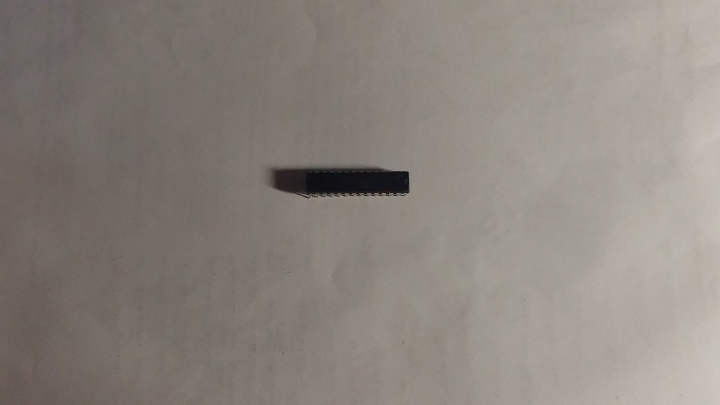
//> input picture opencv/locate2d/locate2d/1.jpg, 720 x 405 px
$ ./locate2d   (built with g++ and OpenCV 4)
//> lines starting //> are read from the running program, lines starting //| are printed output that depends on the picture; after the words box and inside, x2 and y2 are one past the last pixel; in counts of white or black regions, pixels touching at a corner belong together
### opencv/locate2d/locate2d/locate2d.h
//locate2d.h

#pragma once
#include <opencv2/core/core.hpp>
#include <opencv2/highgui/highgui.hpp>
#include <opencv2/imgproc/imgproc.hpp>
#include <opencv2/xfeatures2d.hpp>
#include <stdio.h>

using namespace std;
using namespace cv;

//全局变量声明-----------------------------------
Mat src, temp, gray, binary, border, abs_border;
int thresh = 30;//角点检测阈值
int max_thresh = 175;//角点检测最大阈值
int thresh_bi = 128;//二值图阈值
int max_thresh_bi = 255;//二值图最大阈值
int offset = 15;//形态学运算偏移量
int key = 0;;//按键键值
int x_1, y_1, count_1, theta_1;//图像1的零件位置、方向
int x_2, y_2, count_2, theta_2;//图像2的零件位置、方向
//-----------------------------------------------

//图像载入函数-----------------------------------
int loadimg();
//-----------------------------------------------

//回调函数---------------------------------------
void on_detect(int, void *);
//-----------------------------------------------

//图像预处理函数---------------------------------
void preproc();
//-----------------------------------------------

//轮询获取键值函数-------------------------------
int getkey();
//-----------------------------------------------

//零件定位函数-----------------------------------
void locate2d();
//-----------------------------------------------

//重新载入图像函数-------------------------------
void restart();
//-----------------------------------------------

//提示文本显示函数-------------------------------
void helptext();
//-----------------------------------------------

### opencv/locate2d/locate2d/locate2d.cpp
//locate2d.cpp

//-----------------------------------------------
//程序概述：通过对预处理过的图像检测角点来得到其
//边缘的特征点集合，然后确定两幅图像特征点集的对
//应关系，导出零件的位形变化
//-----------------------------------------------

#include "locate2d.h"

int main(int argc, char** argv)
{

	//2.0需要更新的内容：重做GUI

	//帮助文本
	helptext();

	//载入图像
	loadimg();

	//图像预处理
	preproc();

	//创建窗口和滚动条
	namedWindow("win_1", CV_WINDOW_AUTOSIZE);
	namedWindow("win_2", CV_WINDOW_AUTOSIZE);
	createTrackbar("角点检测阈值: ", "win_1", &thresh, max_thresh, on_detect);
	createTrackbar("二值图阈值：  ", "win_1", &thresh_bi, max_thresh_bi, on_detect);

	//调用一次回调函数，进行初始化
	on_detect(0, 0);

	//轮询获取键值以决定操作
	getkey();

	return 0;

}

//图像载入函数-----------------------------------
int loadimg() {

	// [5 lines of commented-out code are left out]
	src = imread("1.jpg");
//> src is the input picture: 405 rows x 720 cols, CV_8UC3; mean B, G, R 125.6, 132.6, 139.9
	if (src.empty()) {
		printf("Error loading image. \n");
		return -1;
	}

	//显示原图
	//imshow("src", src);
}
//-----------------------------------------------

//回调函数---------------------------------------
void on_detect(int, void*)
{

	Mat dst;//目标图
	Mat norm;//归一化后的图
	Mat scaled;//线性变换后的八位无符号整型的图

			   //初始化
	dst = Mat::zeros(src.size(), CV_32FC1);
	temp = src.clone();

	//化为二值图
	Laplacian(gray, border, CV_16S, 3, 1, 0, BORDER_DEFAULT);
	convertScaleAbs(border, abs_border);
	threshold(abs_border, binary, thresh_bi, max_thresh_bi, 0);

	//进行角点检测
	cornerHarris(binary, dst, 2, 3, 0.04, BORDER_DEFAULT);

	//归一化与转换
	normalize(dst, norm, 0, 255, NORM_MINMAX, CV_32FC1, Mat());
	convertScaleAbs(norm, scaled);//将归一化后的图线性变换成8位无符号整型

								  // 将检测到的，且符合阈值条件的角点绘制出来
	for (int x = 0; x < norm.rows; x++)
	{
		for (int y = 0; y < norm.cols; y++)
		{
			if ((int)norm.at<float>(x, y) > thresh + 80)
			{
				circle(binary, Point(y, x), 5, Scalar(255, 255, 255), 2, 8, 0);
				circle(temp, Point(y, x), 5, Scalar(0, 0, 0), 2, 8, 0);
			}
		}
	}

	//效果显示
	imshow("win_1", binary);
	imshow("win_2", temp);

}
//-----------------------------------------------

//图像预处理函数---------------------------------
void preproc() {

	temp = src.clone();

	GaussianBlur(src, src, Size(3, 3), 0, 0, BORDER_DEFAULT);
	cvtColor(src, gray, CV_RGB2GRAY);
	Mat element = getStructuringElement(MORPH_RECT, Size(offset * 2 + 1, offset * 2 + 1), Point(offset, offset));
	morphologyEx(gray, gray, CV_MOP_OPEN, element);

	//保存二值图，找出边界，并最终化为二值图
	Laplacian(gray, border, CV_16S, 3, 1, 0, BORDER_DEFAULT);
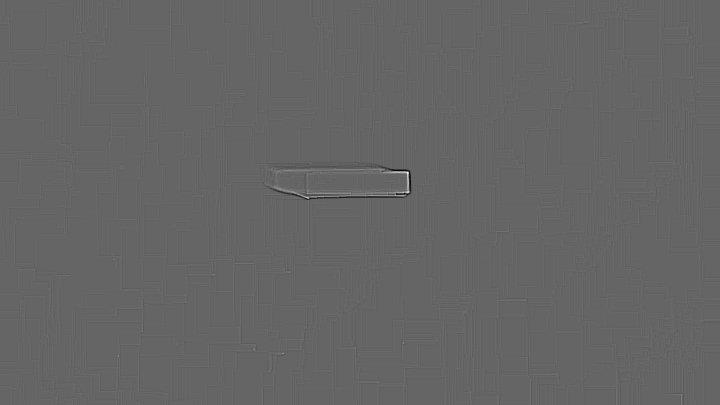
//> border: 405 rows x 720 cols, CV_16SC1; min -144, max 218, mean 0; drawn with min black and max white
	convertScaleAbs(border, abs_border);
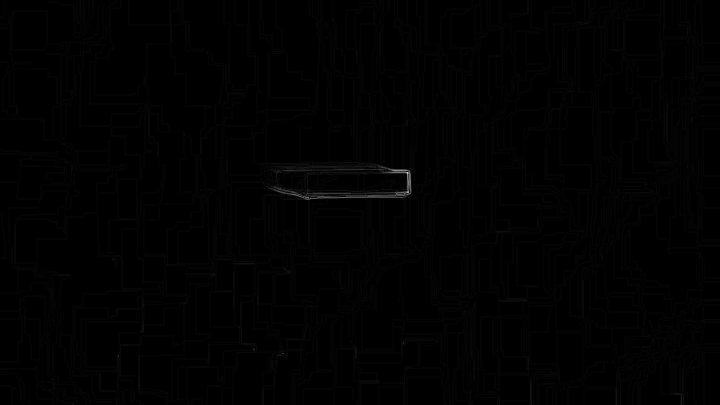
//> abs_border: 405 rows x 720 cols, CV_8UC1; min 0, max 218, mean 1.4
	threshold(abs_border, binary, thresh_bi, max_thresh_bi, 0);
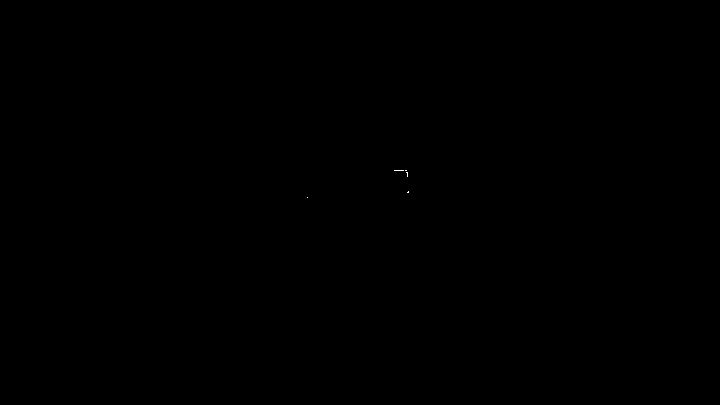
//> binary: 405 rows x 720 cols, CV_8UC1; 0.01% white in thin lines or dots, all inside (x1, y1, x2, y2) = (307, 170, 409, 198)
//> after the loop in on_detect, `for (int x = 0; x < norm.rows; x++)`:
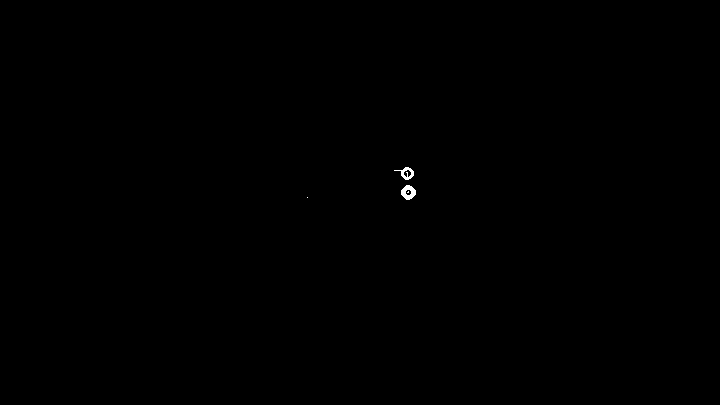
//> binary: 405 rows x 720 cols, CV_8UC1; 0.09% white; 4 white regions (2 under 20 px), largest, box (x1, y1, x2, y2) and area: (401, 185, 416, 200) 142, (394, 167, 414, 180) 105
//> after the loop in on_detect, `for (int x = 0; x < norm.rows; x++)`:
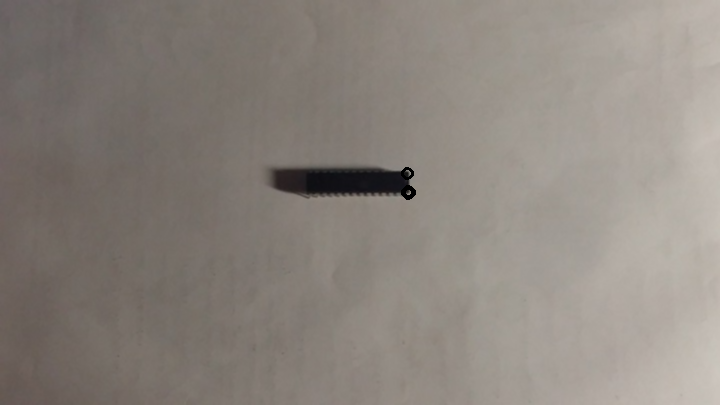
//> temp: 405 rows x 720 cols, CV_8UC3; mean B, G, R 125.5, 132.5, 139.9
}
//-----------------------------------------------

//轮询获取键值函数-------------------------------
int getkey() {

	while (1) {
		key = waitKey(9);
//> the 'q' key is pressed
		switch (key) {
		case 27://esc
			return 0;
			break;

		case 'q':
			return 0;
			break;

		case 13://enter
			locate2d();
			break;

		case 32://space
			locate2d();
			break;

		case  'r'://重新读取图像
			restart();
			break;
		}
	}
}
//-----------------------------------------------

//重新载入图像函数-------------------------------
void restart() {

	loadimg();

	preproc();

}
//-----------------------------------------------

//提示文本显示函数-------------------------------
void helptext() {

	printf("零件平面定位演示程序 \t ver.1.0 \n"
		   "说明：导入2幅尺寸相同的图像来识别图像中零件的平面移动。 \n"
		   "调节滑动条来获得效果较好的特征点群，然后进行识别操作 \n"
		   "识别： 回车 / 空格 \n 重新载入图像： r \n 退出： Esc / Q \n"

		   "\t\t\t\t\t created by hgj \n");

}
//-----------------------------------------------

//零件定位函数-----------------------------------
void locate2d() {


}
//-----------------------------------------------
